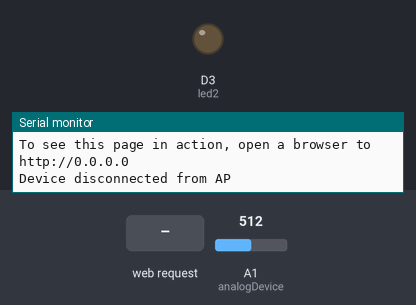
Simulated run of this sketch. Board: Arduino MKR. On the bench: output pins drawn as LEDs (lit = HIGH), the last lines printed to the serial monitor. The test bench sets the inputs (shaded band); at power-on: A1 (analogDevice) = 512.

Above: at 11.2 s.
11.3 s: HTTP request GET /H received
At 11.9 s:
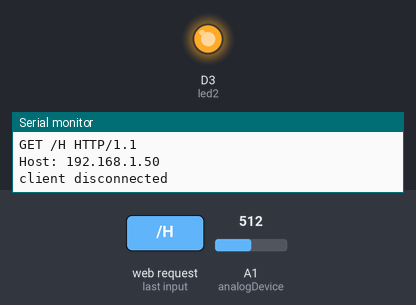
12.8 s: HTTP request GET /L received
At 14.2 s:
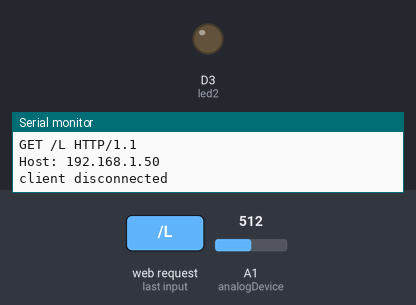
Timing chart, 0 to 15.8 s (numbered marks = the images above; inputs shaded):
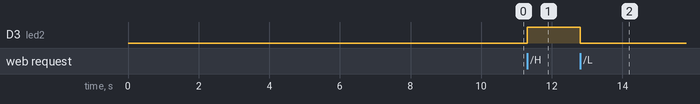

The sketch:

mkr1010wifiAP.ino
```cpp
// (licence header left out)
// Load WiFiNINA library
#include <WiFiNINA.h>

// Create local Acess Point credentials
char ssid[] = "MahshidLabMKR1010WiFiTest";        // network SSID (name)
char pass[] = "MKR1010test1234";    // network password (use for WPA, or use as key for WEP)
int keyIndex = 0;                // network key Index number (needed only for WEP)

// Assign output variables to GPIO pins
int analogDevice = A1;        // analog pin
// int led =  LED_BUILTIN;        // on-borad led
int led2 = 3;        // digital pin led
int status = WL_IDLE_STATUS;

// Set web server port number to 80
WiFiServer server(80);

void setup() {

  // Initialize serial and wait for port to open:
  Serial.begin(9600);
  while (!Serial) {
    ; // wait for serial port to connect. Needed for native USB port only
  }

  Serial.println("Access Point Web Server");

  // pinMode(led, OUTPUT);      // set the led pin mode
  pinMode(led2, OUTPUT);        // set the digital output pin mode
  // Check for the WiFi module:
  if (WiFi.status() == WL_NO_MODULE) {
    Serial.println("Communication with WiFi module failed!");
    // don't continue
    while (true);
  }

  // Check for WiFi firmware
  String fv = WiFi.firmwareVersion();
  if (fv < WIFI_FIRMWARE_LATEST_VERSION) {
    Serial.println("Please upgrade the firmware");
  }

  // Print the network name (SSID);
  Serial.print("Creating access point named: ");
  Serial.println(ssid);

  // Create the Acess Point
  // Change this line if you want to create an WEP network:
  status = WiFi.beginAP(ssid, pass);
  if (status != WL_AP_LISTENING) {
    Serial.println("Creating access point failed");
    // don't continue
    while (true);
  }

  // Wait 10 seconds for connection:
  delay(10000);

  // Start the web server on port 80
  server.begin();

  // Print out WiFi status
  printWiFiStatus();
}

void loop() {
  // Compare the previous status to the current status
  if (status != WiFi.status()) {
    // iI has changed update the variable
    status = WiFi.status();

    if (status == WL_AP_CONNECTED) {
      // a device has connected to the AP
      Serial.println("Device connected to AP");
    } else {
      // a device has disconnected from the AP, and we are back in listening mode
      Serial.println("Device disconnected from AP");
    }
  }

  WiFiClient client = server.available();   // listen for incoming clients

  if (client) {                             // if you get a client,
    Serial.println("new client");           // print a message out the serial port
    String currentLine = "";                // make a String to hold incoming data from the client
    while (client.connected()) {            // loop while the client's connected
      if (client.available()) {             // if there's bytes to read from the client,
        char c = client.read();             // read a byte, then
        Serial.write(c);                    // print it out the serial monitor
        if (c == '\n') {                    // if the byte is a newline character

          // if the current line is blank, you got two newline characters in a row.
          // that's the end of the client HTTP request, so send a response:
          if (currentLine.length() == 0) {
            // HTTP headers always start with a response code (e.g. HTTP/1.1 200 OK)
            // and a content-type so the client knows what's coming, then a blank line:
            client.println("HTTP/1.1 200 OK");
            client.println("Content-type:text/html");
            client.println();

            // The content of the HTTP response follows the header:
            client.print("Click <a href=\"/H\">here</a> turn the LED on<br>");
            client.print("Click <a href=\"/L\">here</a> turn the LED off<br>");

            // Reading random analog value from an analog pin
            int randomReading = analogRead(analogDevice);
            client.print("Random reading from analog pin: ");
            client.print(randomReading);

            // The HTTP response ends with another blank line:
            client.println();
            // break out of the while loop:
            break;
          }
          else {      // if you got a newline, then clear currentLine:
            currentLine = "";
          }
        }
        else if (c != '\r') {    // if you got anything else but a carriage return character,
          currentLine += c;      // add it to the end of the currentLine
        }

        // Check to see if the client request was "GET /H" or "GET /L"
        // Turn the GPIO on and off accordingly
        if (currentLine.endsWith("GET /H")) {
          digitalWrite(led2, HIGH);               // GET /H turns the LED on
        }
        if (currentLine.endsWith("GET /L")) {
          digitalWrite(led2, LOW);                // GET /L turns the LED off
        }
      }
    }
    // Close the connection:
    client.stop();
    Serial.println("client disconnected");
  }
}

void printWiFiStatus() {
  // Print the SSID of the network you're attached to:
  Serial.print("SSID: ");
  Serial.println(WiFi.SSID());

  // print IP address:
  IPAddress ip = WiFi.localIP();
  Serial.print("IP Address: ");
  Serial.println(ip);

  // Print where to go in a browser:
  Serial.print("To see this page in action, open a browser to http://");
  Serial.println(ip);

}
```

Measured:
- after the input at 11.3 s, D3 (led2): LOW → HIGH at once
- after the input at 12.8 s, D3 (led2): HIGH → LOW at once
